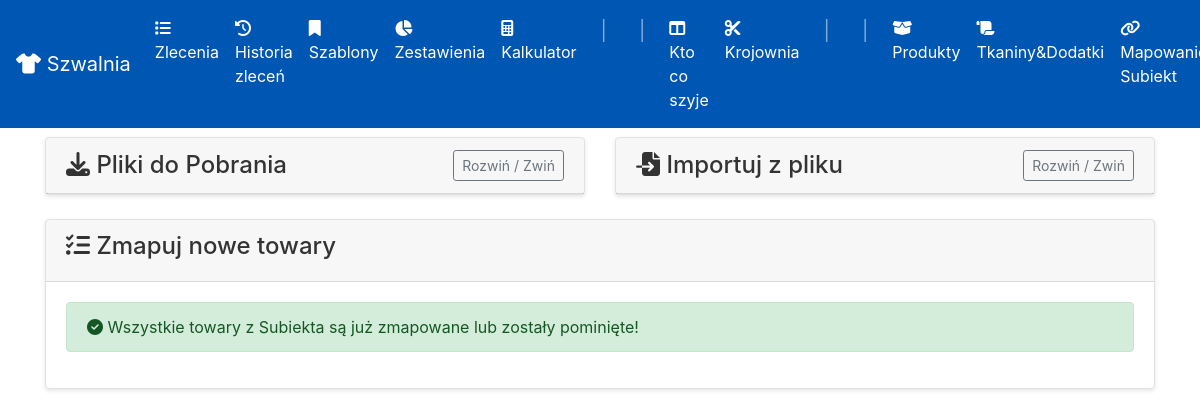
The app's page /subiekt-mapping, older data.
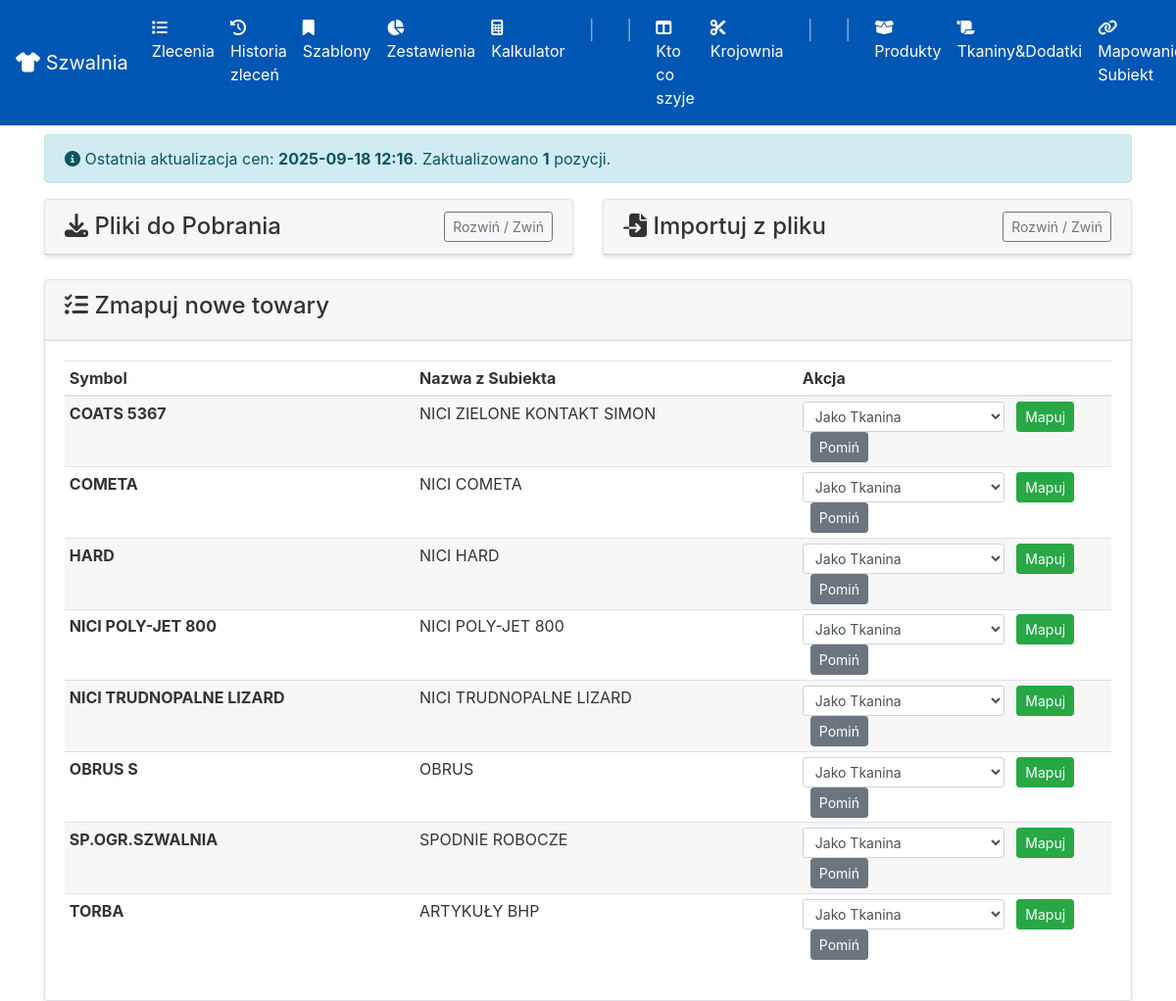
The same page, newer data.
### app/models.py (models this page shows, shortened)
class SystemInfo(db.Model):
    id = db.Column(db.Integer, primary_key=True)
    key = db.Column(db.String(50), unique=True, nullable=False)
    value = db.Column(db.String(200))

class SubiektProductCache(db.Model):
    id = db.Column(db.Integer, primary_key=True)
    symbol = db.Column(db.String(50), unique=True)
    name = db.Column(db.String(200), nullable=False)
    is_mapped = db.Column(db.Boolean, default=False)

### app/routes.py (the view)
@app.route('/subiekt-mapping')
def subiekt_mapping():
    unmapped_products = SubiektProductCache.query.filter_by(is_mapped=False).order_by(SubiektProductCache.symbol).all()
    last_update_info = SystemInfo.query.filter_by(key='last_price_update').first()
    last_update_timestamp = last_update_info.value if last_update_info else None
    update_count_info = SystemInfo.query.filter_by(key='last_price_update_count').first()
    last_update_count = update_count_info.value if update_count_info else None
    return render_template('subiekt_mapping.html',
                           products=unmapped_products,
                           last_update_timestamp=last_update_timestamp,
                           last_update_count=last_update_count) # <-- Przekazanie do szablonu

### app/__init__.py (called while the page is built)
@app.template_filter()
def to_local_time(utc_dt):
    if not utc_dt:
        return ""
    if isinstance(utc_dt, str):
        try:
            utc_dt = datetime.strptime(utc_dt, '%Y-%m-%d %H:%M:%S')
        except ValueError:
            return utc_dt
    local_tz = pytz.timezone('Europe/Warsaw')
    local_dt = utc_dt.replace(tzinfo=pytz.utc).astimezone(local_tz)
    return local_dt.strftime('%Y-%m-%d %H:%M')

### app/routes.py (called while the page is built)
@app.context_processor
def inject_in_progress_orders():
    all_in_progress = Order.query.filter_by(status='W REALIZACJI').order_by(Order.deadline).all()
    krojownia_orders = []
    szwalnia_orders = []
    for order in all_in_progress:
        order.total_quantity = sum(item.quantity for item in order.order_items)
        if order.cutting_table == 'skrojone' and order.assigned_team is not None:
            szwalnia_orders.append(order)
        elif order.cutting_table is not None and order.cutting_table != 'skrojone':
            krojownia_orders.append(order)
    return dict(krojownia_in_progress=krojownia_orders, szwalnia_in_progress=szwalnia_orders)

### app/templates/subiekt_mapping.html (shortened to what this page needs)
{% extends "base.html" %}
{% block content %}
<div class="d-flex justify-content-between align-items-center mb-3">
    <h2> Mapowanie Towarów z Subiekta</h2>
</div>
{% if last_update_timestamp %}
    <div class="alert alert-info">
        <i class="fas fa-info-circle"></i> Ostatnia aktualizacja cen: <strong>{{ last_update_timestamp | to_local_time }}</strong>.
        {% if last_update_count %}
            Zaktualizowano <strong>{{ last_update_count }}</strong> pozycji.
        {% endif %}
    </div>
    {% endif %}
<div class="row">
    <div class="col-lg-6">
        <div class="card mb-4">
            <div class="card-header d-flex justify-content-between align-items-center">
                <h4 class="mb-0"><i class="fas fa-download"></i> Pliki do Pobrania</h4>
                <button class="btn btn-sm btn-outline-secondary" type="button" data-toggle="collapse" data-target="#downloadCollapse" aria-expanded="false" aria-controls="downloadCollapse">
                    Rozwiń / Zwiń
                </button>
            </div>
        </div>
    </div>
    <div class="col-lg-6">
        <div class="card mb-4">
             <div class="card-header d-flex justify-content-between align-items-center">
                <h4 class="mb-0"><i class="fas fa-file-import"></i> Importuj z pliku</h4>
                 <button class="btn btn-sm btn-outline-secondary" type="button" data-toggle="collapse" data-target="#importCollapse" aria-expanded="false" aria-controls="importCollapse">
                    Rozwiń / Zwiń
                </button>
            </div>
        </div>
    </div>
</div>
<div class="card">
    <div class="card-header">
        <h4><i class="fas fa-tasks"></i> Zmapuj nowe towary</h4>
    </div>
    <div class="card-body">
        {% if products %}
            <table class="table table-sm table-striped">
                <thead>
                    <tr>
                        <th>Symbol</th>
                        <th>Nazwa z Subiekta</th>
                        <th style="width: 320px;">Akcja</th>
                    </tr>
                </thead>
                <tbody>
                    {% for product in products %}
                    <tr>
                        <td><strong>{{ product.symbol }}</strong></td>
                        <td>{{ product.name }}</td>
                        <td>
                            <form method="POST" action="{{ url_for('map_subiekt_product') }}" class="form-inline d-inline-block">
                                <select name="map_type" class="form-control form-control-sm mr-2">
                                    <option value="fabric">Jako Tkanina</option>
                                </select>
                                <button type="submit" class="btn btn-sm btn-success">Mapuj</button>
                            </form>
                            <form method="POST" action="{{ url_for('skip_subiekt_product') }}" class="form-inline d-inline-block ml-2">
                                 <button type="submit" class="btn btn-sm btn-secondary">Pomiń</button>
                            </form>
                        </td>
                    </tr>
                    {% endfor %}
                </tbody>
            </table>
        {% else %}
            <div class="alert alert-success">
                <i class="fas fa-check-circle"></i> Wszystkie towary z Subiekta są już zmapowane lub zostały pominięte!
            </div>
        {% endif %}
    </div>
</div>
{% endblock %}

Row changes from the older to the newer data that the page shows:
added SystemInfo: value "2025-09-18 12:16"
added SubiektProductCache: symbol "COATS 5367", name "NICI ZIELONE KONTAKT SIMON"
added SubiektProductCache: symbol "COMETA", name "NICI COMETA"
added SubiektProductCache: symbol "HARD", name "NICI HARD"
added SubiektProductCache: symbol "NICI POLY-JET 800", name "NICI POLY-JET 800"
added SubiektProductCache: symbol "NICI TRUDNOPALNE LIZARD", name "NICI TRUDNOPALNE LIZARD"
added SubiektProductCache: symbol "OBRUS S", name "OBRUS"
added SubiektProductCache: symbol "SP.OGR.SZWALNIA", name "SPODNIE ROBOCZE"
added SubiektProductCache: symbol "TORBA", name "ARTYKUŁY BHP"
Text that changed along with them:
{{ last_update_count }}: (not shown) → "1"
text no longer shown: "Wszystkie towary z Subiekta są już zmapowane lub zostały pominięte!"
text now shown: "Ostatnia aktualizacja cen: . Zaktualizowano pozycji. Symbol Nazwa z Subiekta Akcja"
